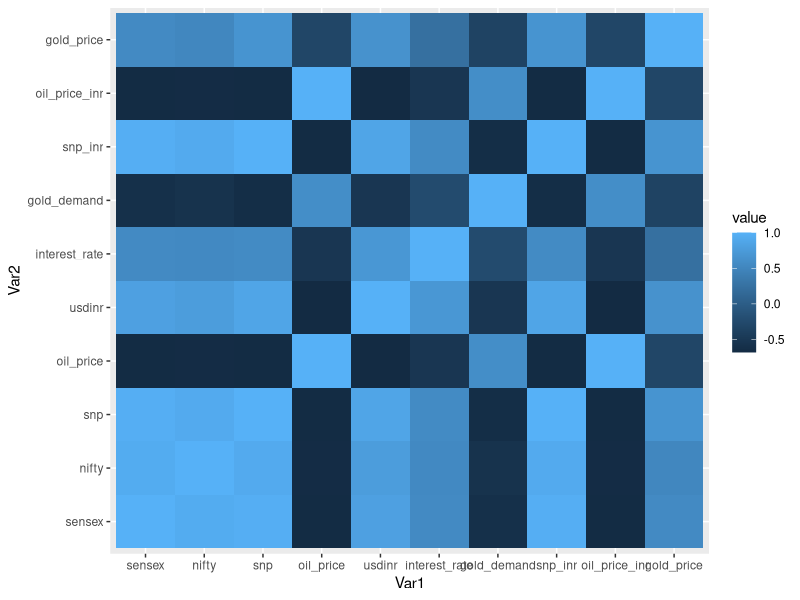
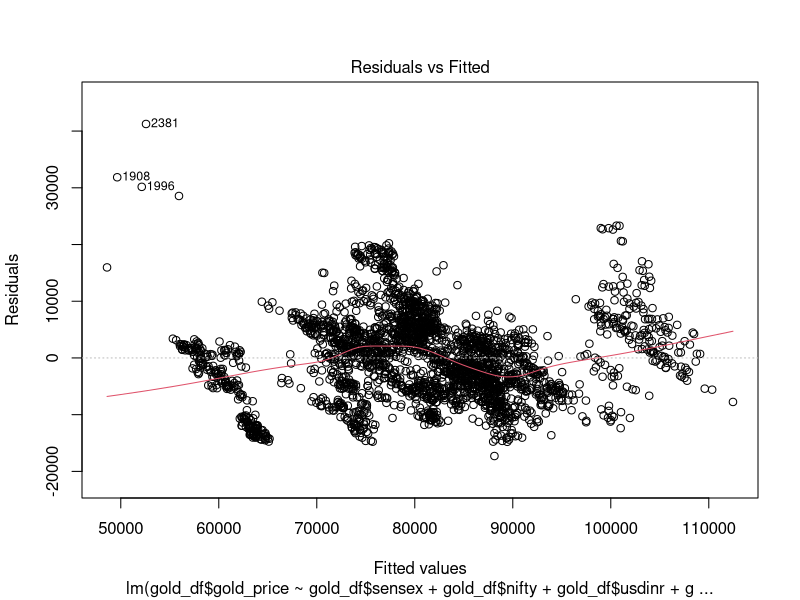
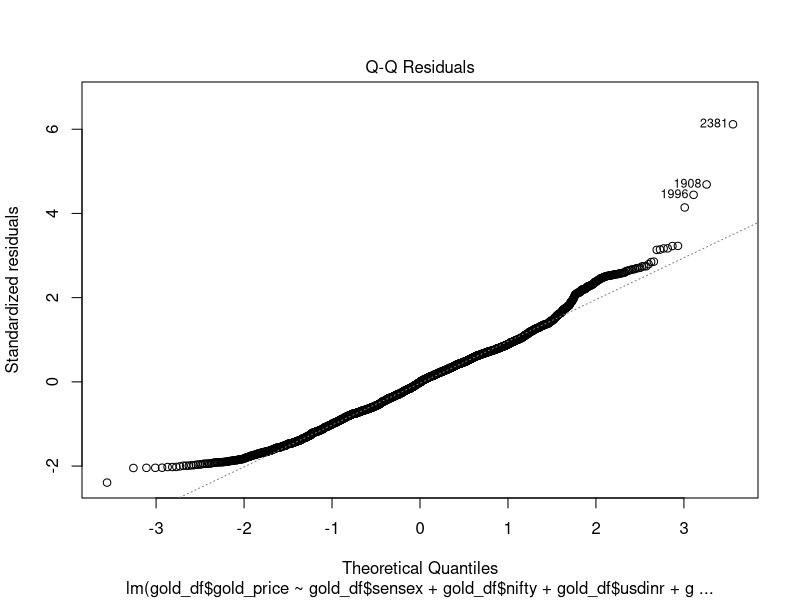
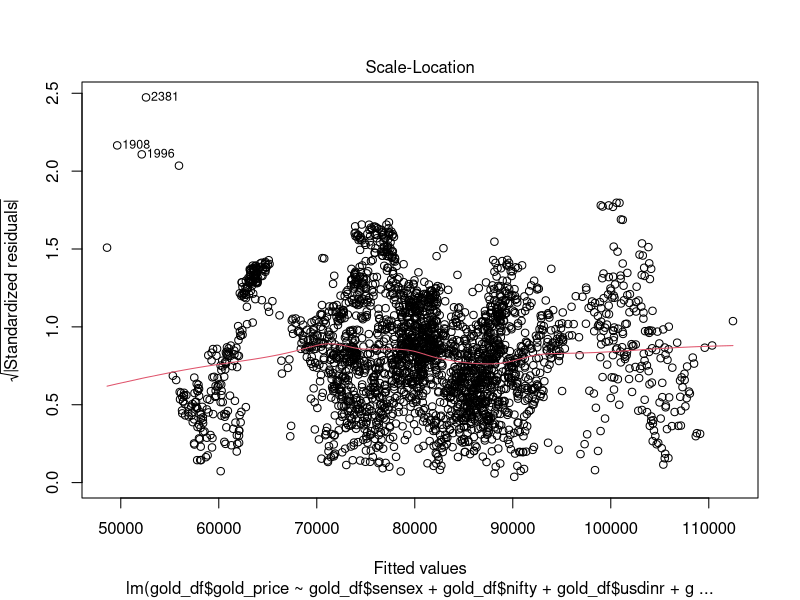
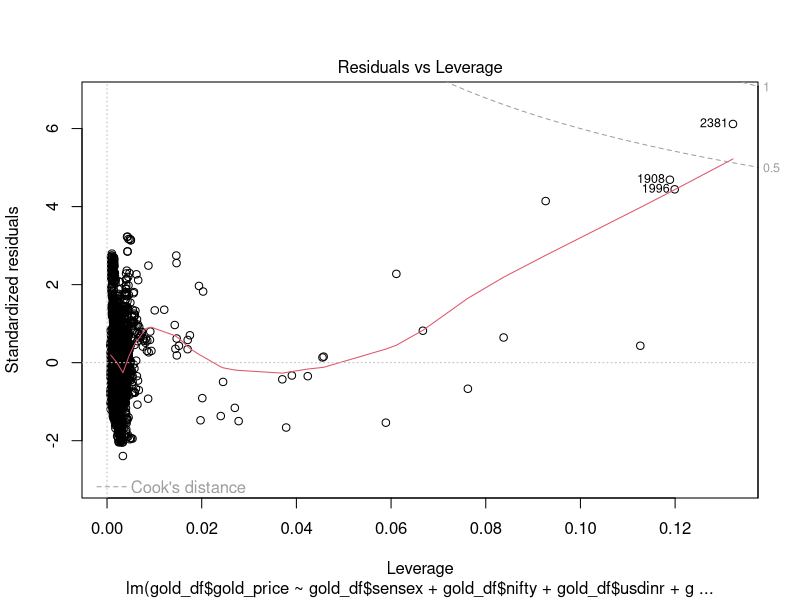

The R script that drew these images, in order: (Note: this script raises an error after producing the figures.)
## ---- chunk 1
library("readxl")
library(tidyverse)
library(reshape2)
library(caret)
## ---- chunk 2
gold_df<- read_excel("complete_data.xlsx")
## ---- chunk 3
head(gold_df)
## ---- chunk 4
summary(gold_df)
## ---- chunk 5
str(gold_df)
## ---- chunk 6
cols <- c("date", "sensex", "nifty", "snp", "oil_price", "usdinr", "interest_rate", "gold_demand", "snp_inr", "oil_price_inr", "gold_price")
colnames(gold_df) <- cols
## ---- chunk 7
gold_df$date <- as.character(gold_df$date)
## ---- chunk 8
sub_gold <- gold_df %>% select(-date)
## ---- chunk 9
cormat <- round(cor(sub_gold),2)
head(cormat)
## ---- chunk 10
melted_cormat <- melt(cormat)
head(melted_cormat)
## ---- chunk 11
ggplot(data = melted_cormat, aes(x=Var1, y=Var2, fill=value)) + 
  geom_tile()
## ---- chunk 12
mylog <- lm(gold_df$gold_price ~ gold_df$sensex + gold_df$nifty + gold_df$usdinr + gold_df$interest_rate + gold_df$gold_demand + gold_df$snp_inr + gold_df$oil_price_inr)
## ---- chunk 13
summary(mylog)
## ---- chunk 14
plot(mylog)
## ---- chunk 15

samples <- gold_df$gold_price %>% createDataPartition(p=0.8, list = FALSE)
train.data <- gold_df[samples,]
test.data <- gold_df[-samples,]
## ---- chunk 16
colnames(gold_df)
## ---- chunk 17
model <- lm(gold_price ~ sensex + nifty + usdinr+ interest_rate+ gold_demand+ snp_inr+ oil_price_inr+ gold_price ,data= train.data)
## ---- chunk 18
summary(model)
## ---- chunk 19
predictions <- model %>% predict(test.data)
## ---- chunk 20
RMSE(predictions, test.data$gold_price)
## ---- chunk 21
R2(predictions, test.data$gold_price)
## ---- chunk 22
my_preds <- data.frame(test.data$date, predictions)
## ---- chunk 23
(my_preds)
